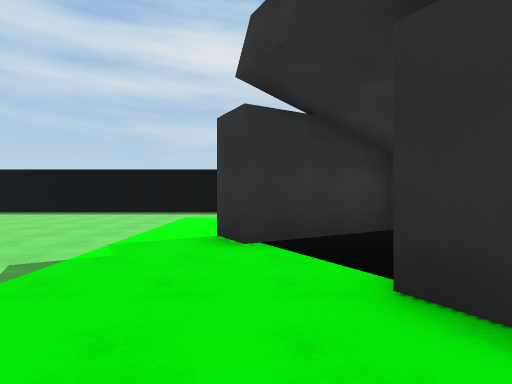
view 1 (above)

14 first-person views from a walk through a Unity game level. The camera is 1.5 m above the floor, looks level and sees 80° across. The floor is counted in squares, 2 m on a side. Each view is taken from the middle of a square. On the plan, view 1 faces up. The plan holds only what a view shows up to about 10 squares ahead; the rest is blank. The place goes on beyond the plan. The player character is not drawn. Surface patterns are stand-ins for the level's own textures.

view 2
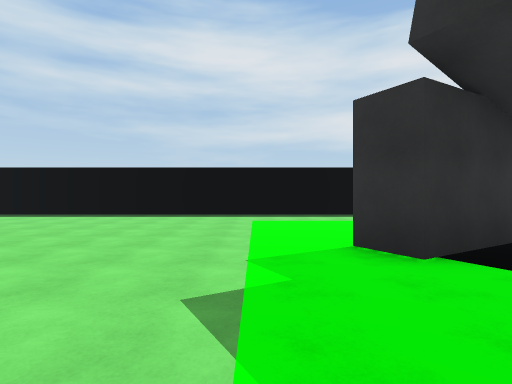

view 3
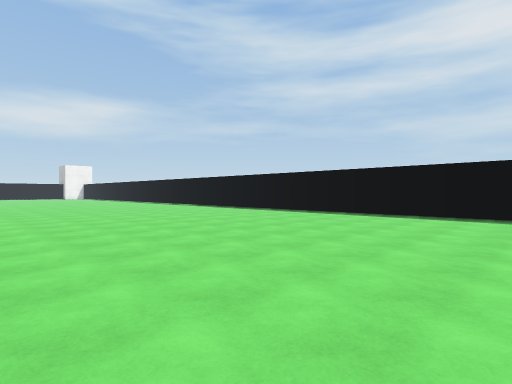

view 4
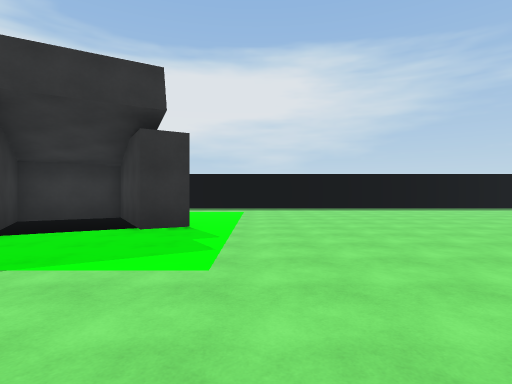

view 5
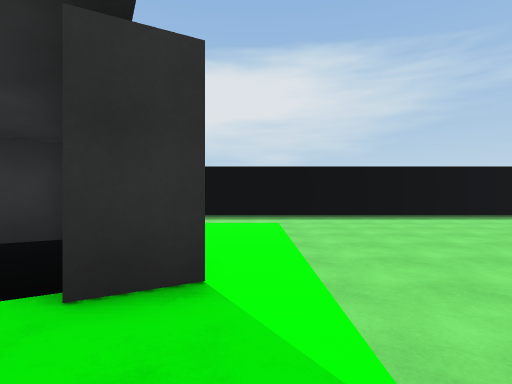

view 6
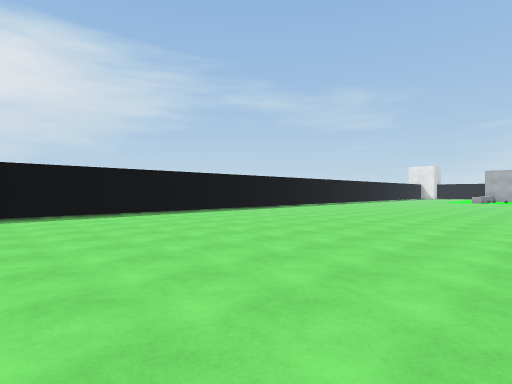

view 7
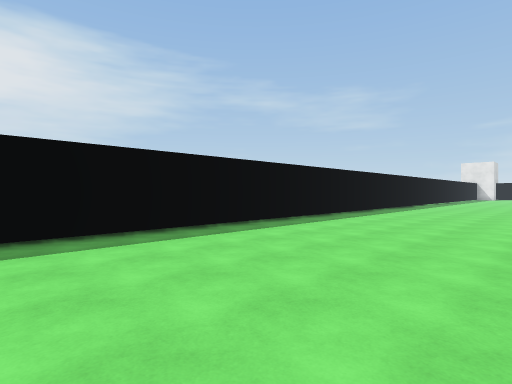

view 8
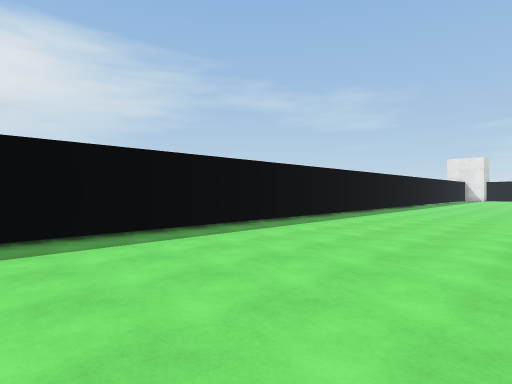

view 9
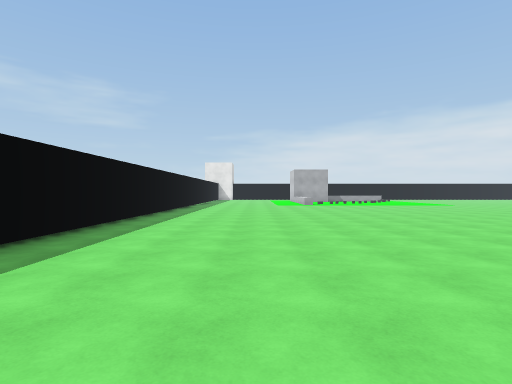

view 10
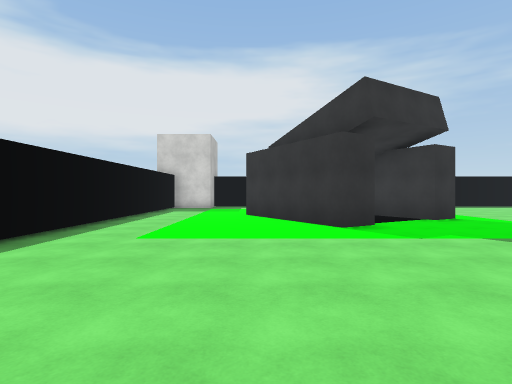

view 11
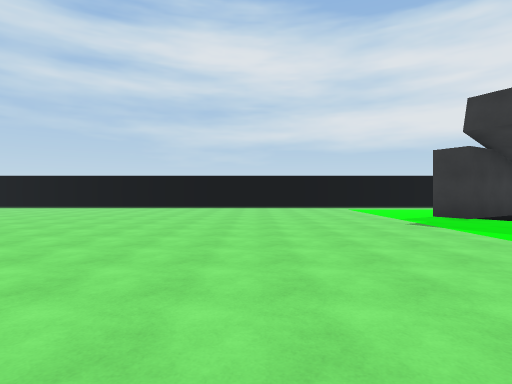

view 12
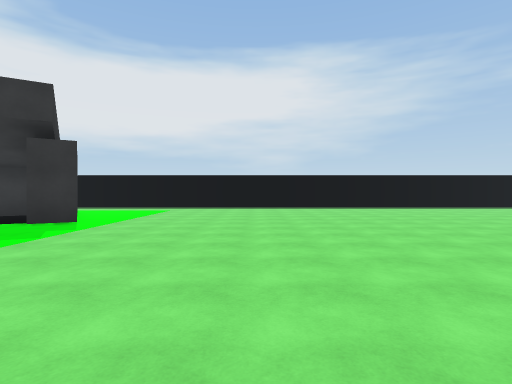

view 13
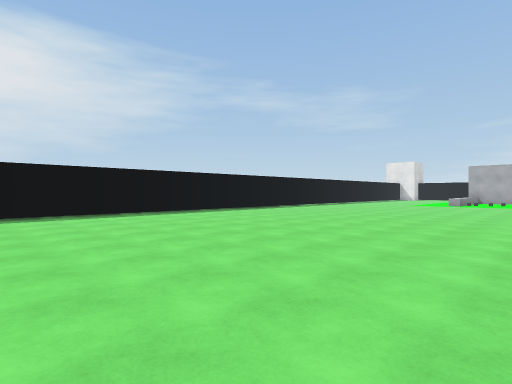

view 14
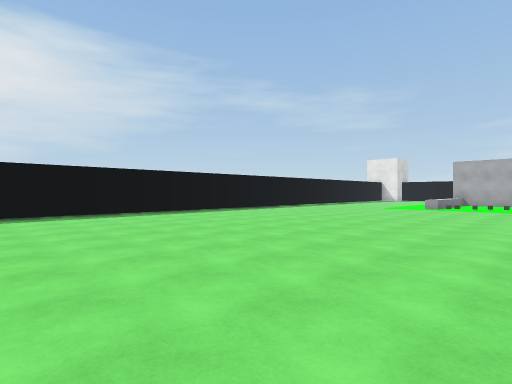

### Floor plan
Points are (right, up) in squares from view 1. A wall is a line through its corners. A room is listed if a view was taken in it or the views show most of it. See-through windows are left out.
Room 1 (views 1, 2, 3, 4, 5, 6, 7, 8, 9, 10, 11, 12, 13, 14)
walls: (1.6, 1.3) (1, 2.3) (3.8, 3.9) (2.6, 5.9) (-0.2, 4.3) (-0.7, 5.2) (3, 7.3); (8.4, -18) (8.4, 2.6); (3, 10.8) (-10.2, 10.8)

Positions as (right, up) in squares from view 1, and headings:
1: (0, 0), facing up
2: (-2, 1), facing up
3: (-3, 1), facing up-left
4: (-5, 0), facing right
5: (-1, 1), facing right
6: (-2, -1), facing down-right
7: (3, -2), facing down-right
8: (3, -7), facing down-right
9: (5, -8), facing down
10: (-7, 7), facing right
11: (-6, -4), facing up
12: (-6, -3), facing right
13: (-2, -7), facing down-right
14: (-2, -11), facing down-right
